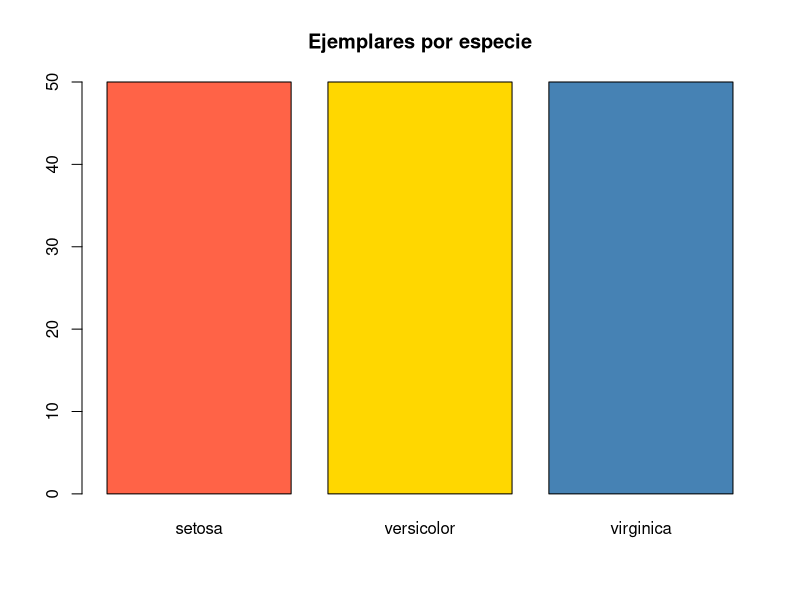

Here is the R script that generated this plot:
## ---- chunk 1
resumen <- summary(iris)
resumen
## ---- chunk 2
barplot(table(iris$Species),
        col = c("tomato", "gold", "steelblue"),
        main = "Ejemplares por especie")
